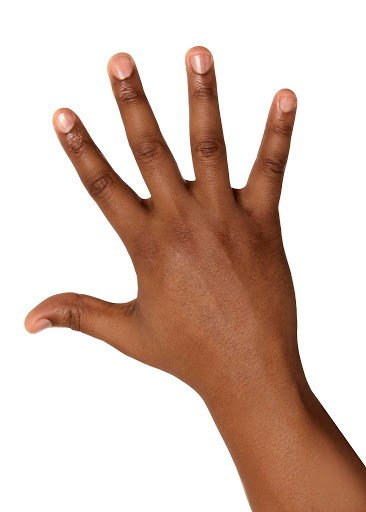
#> input picture test.jpg, 366 x 512 px, given in place of the camera
$ jupyter execute --allow-errors PureComputerVision.ipynb   (text cells are left out)
#> lines starting #> are read from the running program, lines starting #| are printed output that depends on the picture; after the words box and inside, x2 and y2 are one past the last pixel; in counts of white or black regions, pixels touching at a corner belong together
[cell 1]
import numpy as np
import matplotlib.pyplot as plt
import cv2

[cell 2]
image_path = './example.jpg'
def show(img,title=" "):
    img = cv2.cvtColor(img, cv2.COLOR_BGR2RGB)
    plt.figure(figsize = (5,5))
    plt.imshow(img)
    plt.axis('off')
    plt.title(title)
    plt.show()
def get(imagePath):
    return cv2.imread(imagePath, cv2.IMREAD_UNCHANGED)

[cell 3]
test = get(image_path)

#> (a cell that did not finish here is left out)


[cell 5]
def skinmask(img):
    hsvim = cv2.cvtColor(img, cv2.COLOR_BGR2HSV)
    lower = np.array([0, 48, 80], dtype = "uint8")
    upper = np.array([20, 255, 255], dtype = "uint8")
    skinRegionHSV = cv2.inRange(hsvim, lower, upper)
    blurred = cv2.blur(skinRegionHSV, (2,2))
    ret, thresh = cv2.threshold(blurred,0,255,cv2.THRESH_BINARY)
    return thresh

#> (a cell that did not finish here is left out)

[cell 7]
def closing(img):
    dilation = cv2.dilate(img,(15,15),iterations = 10)
    closing = cv2.erode(dilation,(15,15),iterations = 10)
    return closing

#> (a cell that did not finish here is left out)

[cell 9]
def getcnthull(mask_img):
    contours, hierarchy = cv2.findContours(mask_img, cv2.RETR_TREE, cv2.CHAIN_APPROX_SIMPLE)
    contours = max(contours, key=lambda x: cv2.contourArea(x))
    hull = cv2.convexHull(contours)
    return contours, hull

[cell 10]
def getdefects(contours):
    hull = cv2.convexHull(contours, returnPoints=False)
    defects = cv2.convexityDefects(contours, hull)
    return defects

[cell 11]
def estimateFingers(contours):
    defects = getdefects(contours)
    if defects is not None:
        cnt = 0
        for i in range(defects.shape[0]):  # calculate the angle
            s, e, f, d = defects[i][0]
            start = tuple(contours[s][0])
            end = tuple(contours[e][0])
            far = tuple(contours[f][0])
            a = np.sqrt((end[0] - start[0]) ** 2 + (end[1] - start[1]) ** 2)
            b = np.sqrt((far[0] - start[0]) ** 2 + (far[1] - start[1]) ** 2)
            c = np.sqrt((end[0] - far[0]) ** 2 + (end[1] - far[1]) ** 2)
            #cosine theorem
            angle = np.arccos((b ** 2 + c ** 2 - a ** 2) / (2 * b * c))

            if angle <= np.pi / 2:  # angle less than 90 degree, treat as fingers
                cnt += 1
                cv2.circle(img, far, 4, [0, 0, 255], -1)
        if cnt > 0:
            cnt = cnt+1
        return cnt

[cell 12]
cap = cv2.VideoCapture(0) # '0' for webcam
while cap.isOpened():
    _, img = cap.read()
#> img is the input picture: shape (512, 366, 3); mean B, G, R 185.7, 196, 217.8
    try:
        mask_img = skinmask(img)
#> in skinmask (call 2), `hsvim = cv2.cvtColor(img, cv2.COLOR_BGR2HSV)`: hsvim: shape (512, 366, 3); mean H, S, V 9.6, 55.7, 217.9
#> in skinmask (call 2), `skinRegionHSV = cv2.inRange(hsvim, lower, upper)`:
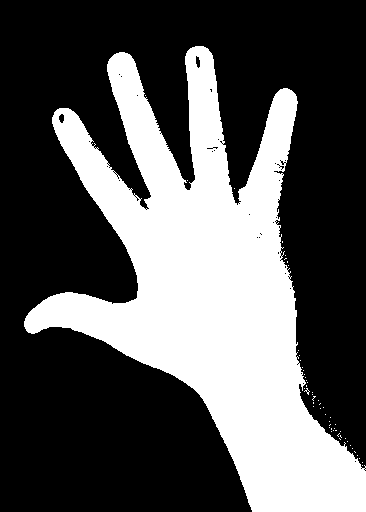
#> skinRegionHSV: shape (512, 366); 34.4% white; 54 white regions (53 under 20 px), largest, box (x1, y1, x2, y2) and area: (24, 46, 366, 512) 64288
#> in skinmask (call 2), `blurred = cv2.blur(skinRegionHSV, (2,2))`:
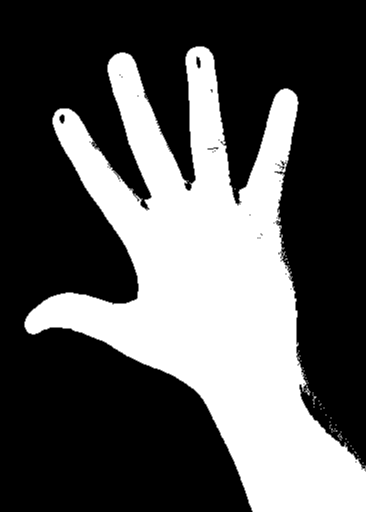
#> blurred: shape (512, 366); min 0, max 255, mean 87.5
#> in skinmask (call 2), `ret, thresh = cv2.threshold(blurred,0,255,cv2.THRESH_BINARY)`:
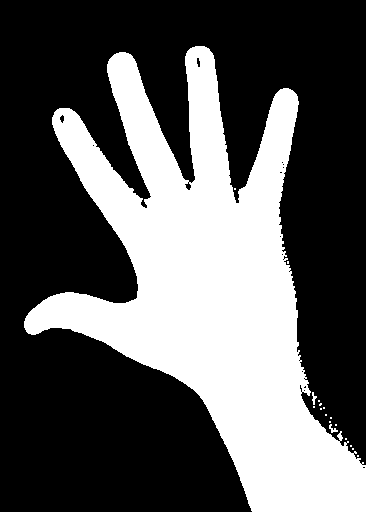
#> thresh: shape (512, 366); 35.3% white; 18 white regions (15 under 20 px), largest, box (x1, y1, x2, y2) and area: (24, 46, 366, 512) 65967, (329, 424, 338, 433) 35, (312, 392, 317, 405) 33
        closing_img = closing(mask_img)
#> in closing, `dilation = cv2.dilate(img,(15,15),iterations = 10)`:
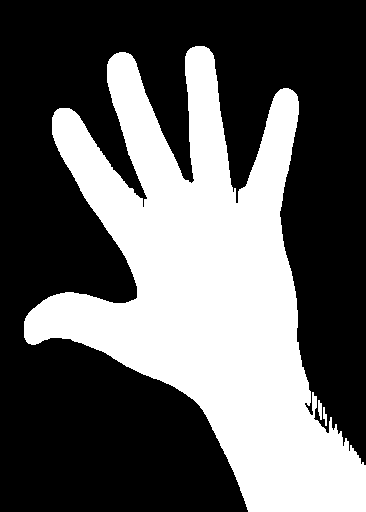
#> dilation: shape (512, 366); 37.7% white; 3 white regions, box (x1, y1, x2, y2) and area: (24, 46, 366, 512) 70450, (318, 400, 322, 420) 62, (323, 407, 327, 426) 48
#> in closing, `closing = cv2.erode(dilation,(15,15),iterations = 10)`:
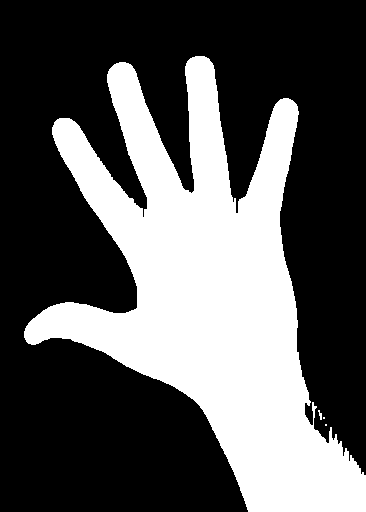
#> closing: shape (512, 366); 34.9% white; 4 white regions (2 under 20 px)
        contours, hull = getcnthull(closing_img)
#> in getcnthull, `contours, hierarchy = cv2.findContours(mask_img, cv2.RETR_TREE, cv2.CH..`: contours = 4 contours, 3 with area under 20; largest, box (x1, y1, x2, y2) and area: (24, 56, 366, 512) 64310
#> in getcnthull, `contours = max(contours, key=lambda x: cv2.contourArea(x))`: contours = contour of 1024 points, box (x1, y1, x2, y2) (24, 56, 366, 512), area 64310
#> in getcnthull, `hull = cv2.convexHull(contours)`: hull = contour of 19 points, box (x1, y1, x2, y2) (24, 56, 366, 512), area 110432
        cv2.drawContours(img, [contours], -1, (255,255,0), 2)
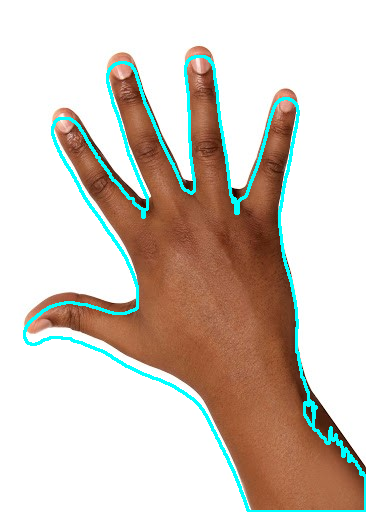
#> img: shape (512, 366, 3); mean B, G, R 190.5, 200.3, 210.7
        cv2.drawContours(img, [hull], -1, (0, 255, 255), 2)
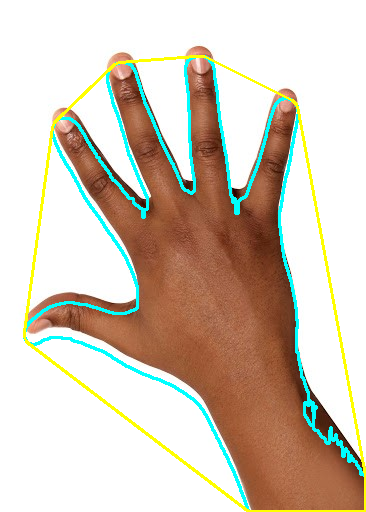
#> img: shape (512, 366, 3); 2% of pixels changed, all inside (x1, y1, x2, y2) = (23, 55, 366, 512)
        fingers = str(estimateFingers(contours))
#> in getdefects, `hull = cv2.convexHull(contours, returnPoints=False)`: hull = 19 values, max 1023 at index 0, min 0 at index 18, mean 520.7
#> in getdefects, `defects = cv2.convexityDefects(contours, hull)`: defects = [[0, 138, 29, 34883], [138, 140, 139, 162], [140, 142, 141, 114], [142, 306, 230, 33341], [307, 311, 308, 190], [311, 479, 422, 27824], [480, 484, 481, 114], [485, 680, 596, 14290], [682, 886, 776, 12531], [886, 888, 887, 201], [888, 890, 889, 114], [891, 1023, 969, 32285]]
#> the loop in estimateFingers, `for i in range(defects.shape[0]):` made 12 passes
#> (s, e, f, d, start, end, far, a) on passes 1 to 10: (0, 138, 29, 34883, (195, 56), (119, 62), (191, 193), 76.24), (138, 140, 139, 162, (119, 62), (116, 63), (118, 63), 3.16), (140, 142, 141, 114, (116, 63), (114, 64), (115, 64), 2.24), (142, 306, 230, 33341, (114, 64), (57, 119), (143, 217), 79.21), (307, 311, 308, 190, (54, 122), (52, 127), (54, 124), 5.39), (311, 479, 422, 27824, (52, 127), (24, 331), (137, 307), 205.9), (480, 484, 481, 114, (24, 337), (26, 341), (25, 338), 4.47), (485, 680, 596, 14290, (28, 343), (248, 511), (192, 398), 276.8), (682, 886, 776, 12531, (365, 475), (298, 111), (304, 414), 370.1), (886, 888, 887, 201, (298, 111), (297, 106), (297, 110), 5.1)
#> after the loop in estimateFingers, `for i in range(defects.shape[0]):`:
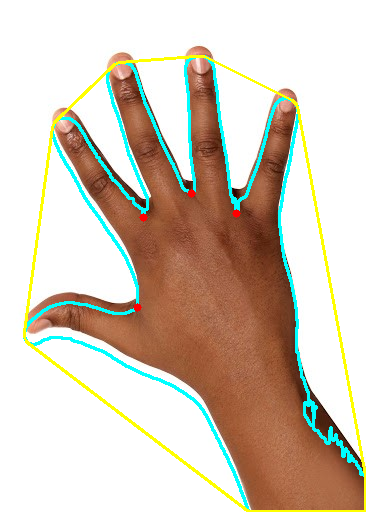
#> img: shape (512, 366, 3); 0.1% of pixels changed, all inside (x1, y1, x2, y2) = (133, 189, 241, 312)
#> after the loop in estimateFingers, `for i in range(defects.shape[0]):`: cnt = 4
#> in estimateFingers, `cnt = cnt+1`: cnt = 5
#> fingers = '5'
        cv2.putText(img, fingers, (0, 50), cv2.FONT_HERSHEY_SIMPLEX,1, (255, 0, 0) , 2, cv2.LINE_AA)
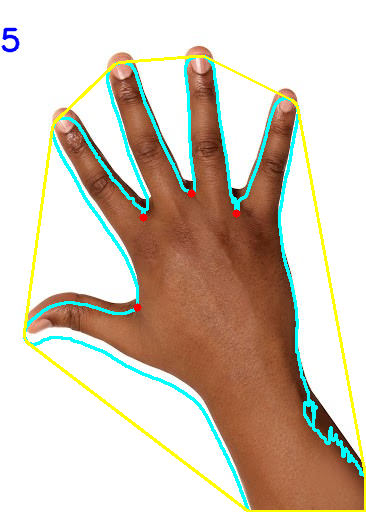
#> img: shape (512, 366, 3); 0.15% of pixels changed, all inside (x1, y1, x2, y2) = (1, 27, 20, 53)

        merged = cv2.hconcat([img, cv2.cvtColor(closing_img,cv2.COLOR_GRAY2RGB)])
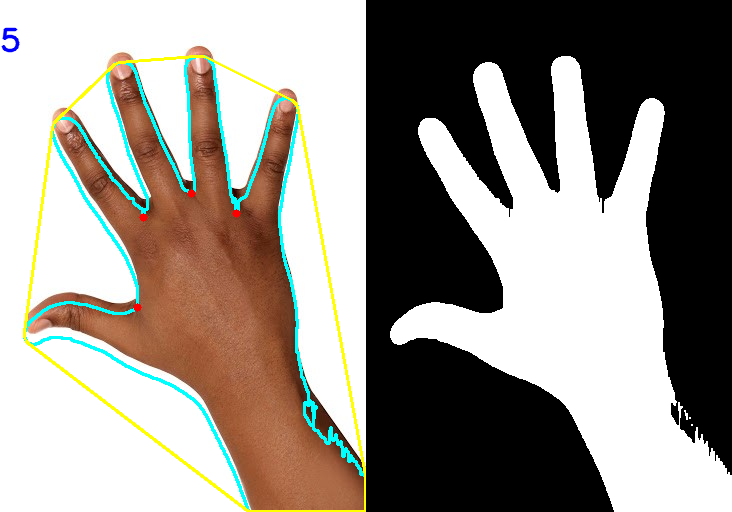
#> merged: shape (512, 732, 3); mean B, G, R 137.2, 144.5, 150.3

        cv2.imshow("Project CS483", merged)

    except:
        pass
    if cv2.waitKey(1) & 0xFF == ord('q'):
#> (key q is pressed here)
        break
cap.release()
cv2.destroyAllWindows()
